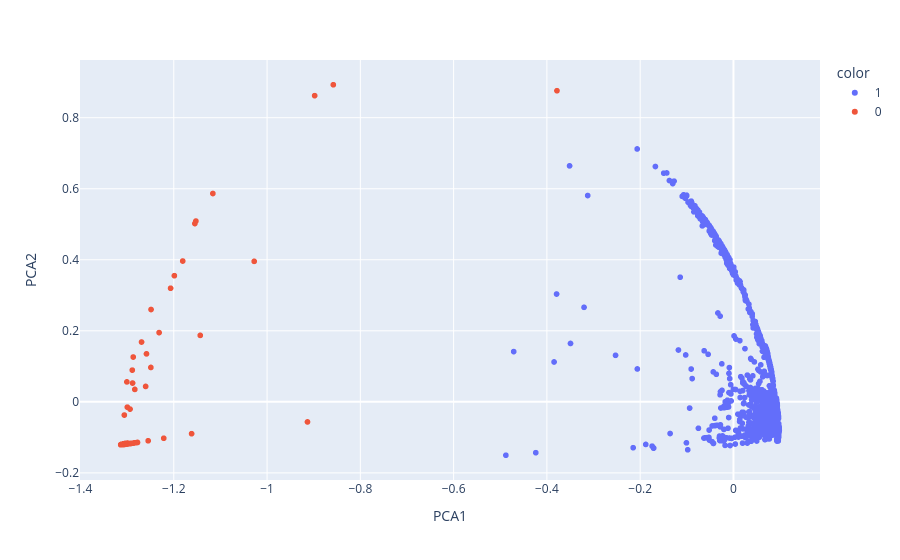

Notebook cell for this chart:
### Code cell
# Visualiser les classes
scatter_plot(New_df,pred)

### Figure 1 — Plotly figure (JSON) as saved in the notebook; plotly's stock layout.template omitted (floating-point values rounded to 4 significant figures; data arrays with more than 128 entries replaced by an {"elided": "..."} marker saying what was removed)
{"data": [{"hovertemplate": "color=1<br>PCA1=%{x}<br>PCA2=%{y}<extra></extra>", "legendgroup": "1", "marker": {"color": "#636efa", "symbol": "circle"}, "mode": "markers", "name": "1", "showlegend": true, "type": "scattergl", "x": {"elided": "2992 float values"}, "xaxis": "x", "y": {"elided": "2992 float values"}, "yaxis": "y"}, {"hovertemplate": "color=0<br>PCA1=%{x}<br>PCA2=%{y}<extra></extra>", "legendgroup": "0", "marker": {"color": "#EF553B", "symbol": "circle"}, "mode": "markers", "name": "0", "showlegend": true, "type": "scattergl", "x": {"elided": "158 float values"}, "xaxis": "x", "y": {"elided": "158 float values"}, "yaxis": "y"}], "layout": {"legend": {"title": {"text": "color"}, "tracegroupgap": 0}, "margin": {"t": 60}, "xaxis": {"anchor": "y", "domain": [0, 1], "title": {"text": "PCA1"}}, "yaxis": {"anchor": "x", "domain": [0, 1], "title": {"text": "PCA2"}}}}
